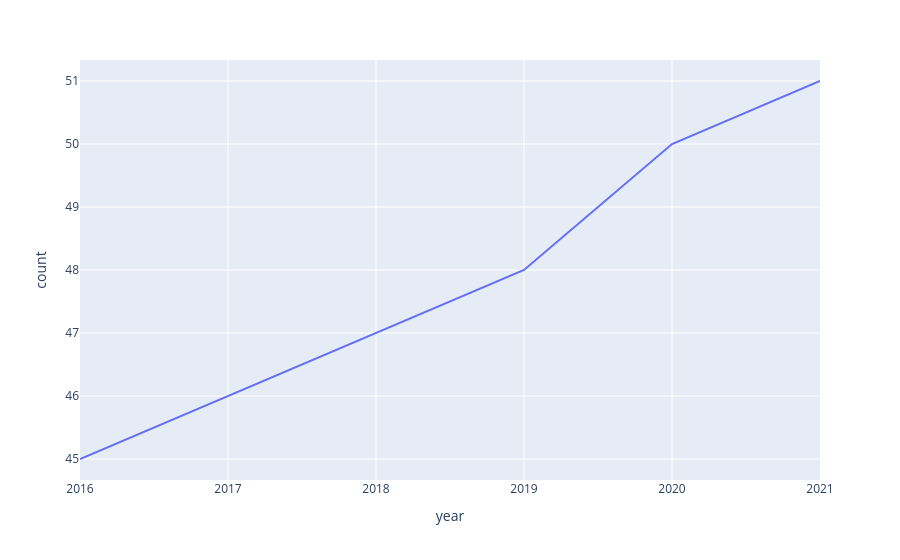

The code cell stored with this chart in its notebook:
### Code cell
# Adding dataframe and x and y column names
fig = px.line(count_by_year_df,x='year', y='count')

# showing the plot
fig.show()

### Figure 1 — Plotly figure (JSON) as saved in the notebook; plotly's stock layout.template omitted (floating-point values rounded to 4 significant figures)
{"data": [{"hovertemplate": "year=%{x}<br>count=%{y}<extra></extra>", "legendgroup": "", "line": {"color": "#636efa", "dash": "solid"}, "marker": {"symbol": "circle"}, "mode": "lines", "name": "", "orientation": "v", "showlegend": false, "type": "scatter", "x": [2016, 2017, 2018, 2019, 2020, 2021], "xaxis": "x", "y": [45, 46, 47, 48, 50, 51], "yaxis": "y"}], "layout": {"legend": {"tracegroupgap": 0}, "margin": {"t": 60}, "xaxis": {"anchor": "y", "domain": [0, 1], "title": {"text": "year"}}, "yaxis": {"anchor": "x", "domain": [0, 1], "title": {"text": "count"}}}}
